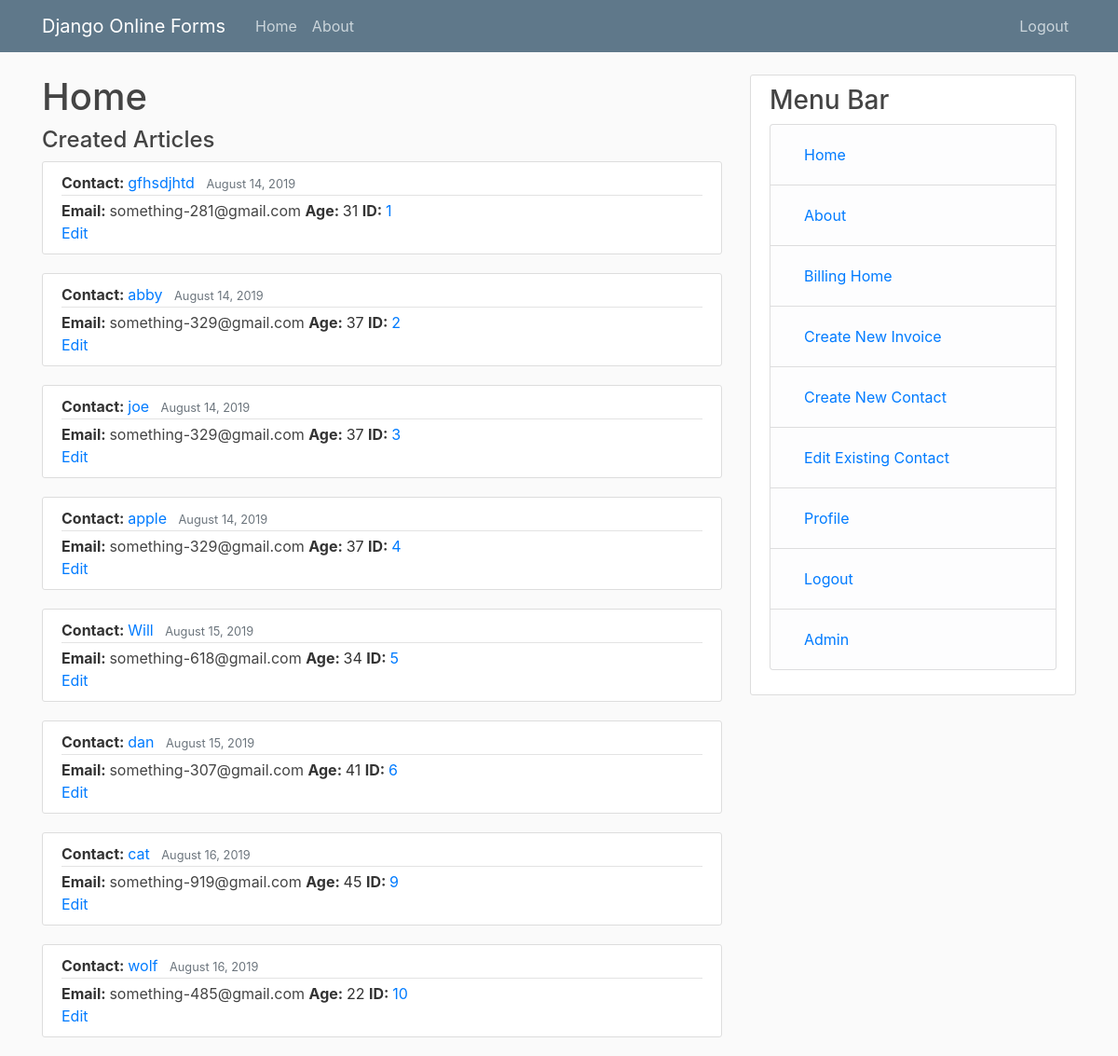
Before: / (signed in) with the older database file.
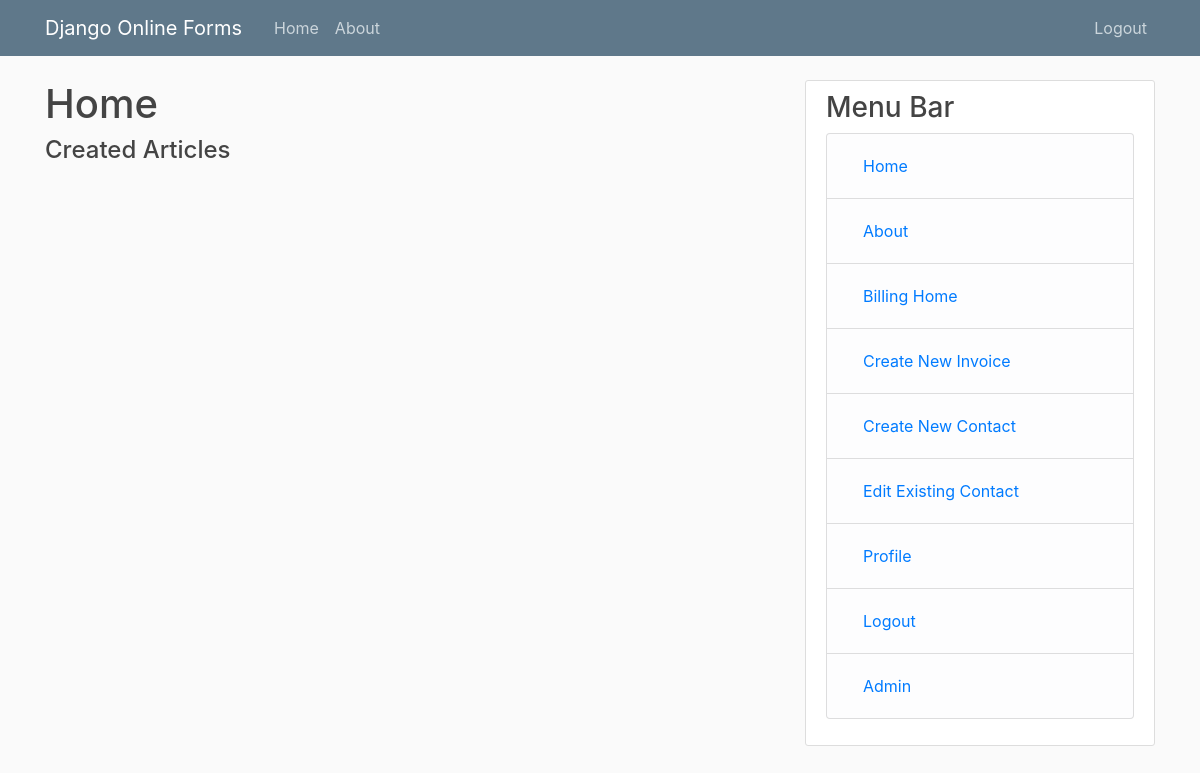
After: the same page with the newer database file.
### mainapp/models.py (models this page shows)
class Contacts(models.Model):
    user = models.ForeignKey(User, on_delete=models.CASCADE)
    name = models.CharField(max_length = 100)
    email = models.CharField(max_length = 100, default='something-{}@gmail.com'.format(rand()))
    age = models.IntegerField(default = random.randint(a=22, b=45))
    date_created = models.DateTimeField(auto_now_add=True)
    class Meta:
        verbose_name_plural = "Contacts"

### mainapp/views.py (the view)
# urls.py: path('', views.home, name = 'home'),
def home(request):
    context = {'title': 'Home'}
    if request.method == "GET" and request.user.is_authenticated:
        context['contacts'] = Contacts.objects.filter(user_id = request.user.id)
        return render(request, 'mainapp/home.html', context)
    return render(request, 'mainapp/home.html', context)

### mainapp/templates/mainapp/home.html
{% extends "mainapp/base.html" %}
{% block content %}
    <h1>{{ title }}</h1>
    {% if user.is_authenticated %}
        <h4>Created Articles</h4>
    {% else %}
        <h4>No Information</h4>
    {% endif %}
    {% for post in contacts %}
    <article class="media content-section">
        <div class="media-body">
            <div class="article-metadata">
            <b>Contact: </b>  <a class="mr-2" href="#">{{ post.name }}</a>
            <small class="text-muted">{{ post.date_created | date:"F d, Y" }}</small>
            </div>
            <b>Email: </b>  <a class="article-title" href="#">{{ post.email }}</a>
            <b>Age: </b>  <a class="article-content">{{ post.age }}</a>
            <b>ID: </b>  <a class="article-content" href="{{ post.id }}/detailedview">{{ post.id }}</a>
            <br>
            <a class="article-content" href="{{ post.id }}/editview">Edit</a>
        </div>
    </article>
    {% endfor %}
{% endblock content %}

Changed rows visible on the page:
removed Contacts: name "gfhsdjhtd", date_created "August 14, 2019", email "something-281@gmail.com", age "31", id "1"
removed Contacts: name "abby", date_created "August 14, 2019", email "something-329@gmail.com", age "37", id "2"
removed Contacts: name "joe", date_created "August 14, 2019", email "something-329@gmail.com", age "37", id "3"
removed Contacts: name "apple", date_created "August 14, 2019", email "something-329@gmail.com", age "37", id "4"
removed Contacts: name "Will", date_created "August 15, 2019", email "something-618@gmail.com", age "34", id "5"
removed Contacts: name "dan", date_created "August 15, 2019", email "something-307@gmail.com", age "41", id "6"
removed Contacts: name "cat", date_created "August 16, 2019", email "something-919@gmail.com", age "45", id "9"
removed Contacts: name "wolf", date_created "August 16, 2019", email "something-485@gmail.com", age "22", id "10"
